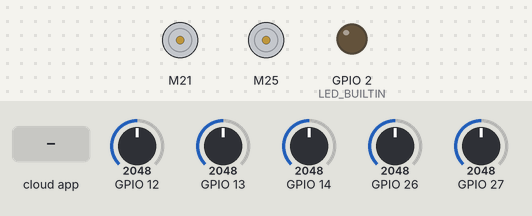
Bench run of a sketch on a simulated ESP32. Shown: 2 × DC motor (green arrow = forward, orange = backward, longer = faster), output pins drawn as LEDs (lit = HIGH). Inputs (shaded band) come from the test bench; at power-on: GPIO 12 = 2048, GPIO 13 = 2048, GPIO 14 = 2048, GPIO 26 = 2048, GPIO 27 = 2048. WiFi joins after 1.5 s; servers stay silent unless stated; the Firebase database answers and starts empty; what the sketch prints to the serial monitor is not drawn.

Above: at 12.7 s.
12.8 s: the phone or cloud app sets onoff to 1
At 14.7 s:
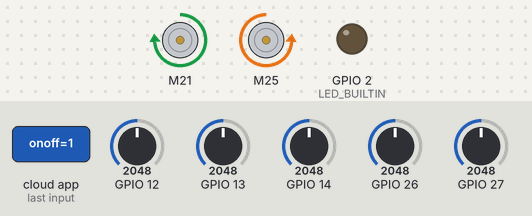
15.2 s: GPIO 12 set to 1032
16.7 s: GPIO 12 set to 954
At 17.9 s:
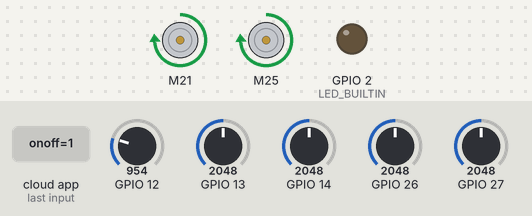
18.2 s: the phone or cloud app sets Kp to 25
At 20.5 s:
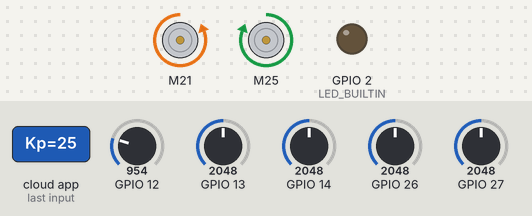
21.4 s: GPIO 13 set to 2471
23.6 s: GPIO 13 set to 2509
At 24.1 s:
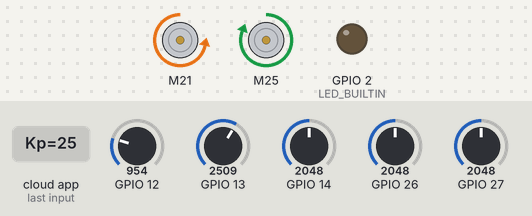
Timing chart, 0 to 26.1 s (numbered marks = the images above; inputs shaded):
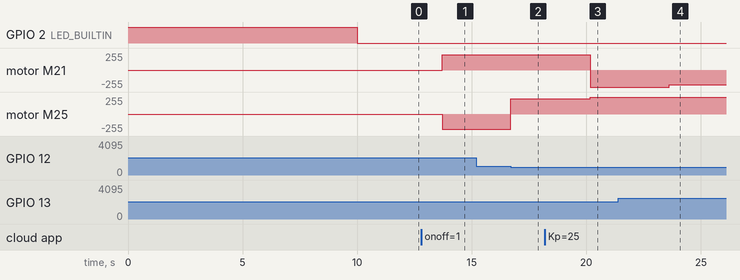

Measured:
- the behaviour switches between 1003 and 1002 on GPIO 12 (found by bisection; images 1 and 2)
- after the input at 12.8 s, motor M21: stopped → forward 230/255 after 0.91 s; motor M25: stopped → backward 230/255 after 0.91 s
- after the input at 15.2 s, every drawn part: stays the same
- after the input at 16.7 s, motor M25: backward 230/255 → forward 230/255 at once
- after the input at 18.2 s, motor M21: forward 230/255 → backward 255/255 after 2.0 s; motor M25: forward 230/255 → forward 255/255 after 2.0 s
- after the input at 21.4 s, every drawn part: stays the same
- after the input at 23.6 s, motor M21: backward 255/255 → backward 220/255 at once

The sketch:

robot_iot_eletronica_aplicada.ino
```cpp
#include <L298N.h>
#include <QTRSensors.h>
#include <WiFi.h>
#include <Firebase_ESP_Client.h>  // Biblioteca principal Firebase

// Definições dos motores
#define AIN1 21
#define BIN1 25
#define AIN2 22
#define BIN2 33
#define PWMA 23
#define PWMB 32

L298N motor1(PWMA, AIN1, AIN2);
L298N motor2(PWMB, BIN1, BIN2);

QTRSensors qtr;
const uint8_t SensorCount = 5;
uint16_t sensorValues[SensorCount];
int threshold[SensorCount];

// WiFi Credentials
const char* ssid = "SEU_SSID";
const char* password = "SUA_SENHA";

// Firebase project API key e URL do Realtime Database
#define API_KEY "SUA_API_KEY_FIREBASE"
#define DATABASE_URL "https://SEU_PROJETO.firebaseio.com/"

// Firebase objetos
FirebaseData fbdo;
FirebaseAuth auth;     // Mantém para possível autenticação, pode deixar vazio
FirebaseConfig config;

float Kp = 0;
float Ki = 0;
float Kd = 0;

uint8_t multiP = 1;
uint8_t multiI = 1;
uint8_t multiD = 1;

boolean onoff = false;

uint16_t position;
int P, D, I, previousError;
int lsp, rsp;
int lfspeed = 230;

void setup() {
  Serial.begin(115200);

  // Configurar sensores QTR
  qtr.setTypeAnalog();
  qtr.setSensorPins((const uint8_t[]){26, 27, 14, 12, 13}, SensorCount);

  pinMode(LED_BUILTIN, OUTPUT);
  digitalWrite(LED_BUILTIN, HIGH); // LED ligado para calibrar sensores

  // Calibração
  for (uint16_t i = 0; i < 400; i++) {
    qtr.calibrate();
  }
  digitalWrite(LED_BUILTIN, LOW);

  for (uint8_t i = 0; i < SensorCount; i++) {
    threshold[i] = (qtr.calibrationOn.minimum[i] + qtr.calibrationOn.maximum[i]) / 2;
    Serial.print(threshold[i]);
    Serial.print("  ");
  }
  Serial.println();

  // Conectar WiFi
  WiFi.begin(ssid, password);
  Serial.print("Conectando ao WiFi");
  while (WiFi.status() != WL_CONNECTED) {
    delay(500);
    Serial.print(".");
  }
  Serial.println(" Conectado!");

  // Configurar Firebase
  config.api_key = API_KEY;
  config.database_url = DATABASE_URL;

  Firebase.begin(&config, &auth);
  Firebase.reconnectWiFi(true);
}

void loop() {
  // Ler parâmetros do Firebase
  if (Firebase.RTDB.getFloat(&fbdo, "/PID/Kp")) {
    Kp = fbdo.floatData();
  } else {
    Serial.println("Erro ao ler Kp: " + fbdo.errorReason());
  }

  if (Firebase.RTDB.getInt(&fbdo, "/PID/multiP")) {
    multiP = fbdo.intData();
  }

  if (Firebase.RTDB.getFloat(&fbdo, "/PID/Ki")) {
    Ki = fbdo.floatData();
  }

  if (Firebase.RTDB.getInt(&fbdo, "/PID/multiI")) {
    multiI = fbdo.intData();
  }

  if (Firebase.RTDB.getFloat(&fbdo, "/PID/Kd")) {
    Kd = fbdo.floatData();
  }

  if (Firebase.RTDB.getInt(&fbdo, "/PID/multiD")) {
    multiD = fbdo.intData();
  }

  if (Firebase.RTDB.getBool(&fbdo, "/robot/onoff")) {
    onoff = fbdo.boolData();
  }

  if (onoff) {
    robot_control();
  } else {
    motor1.stop();
    motor2.stop();
  }

  delay(100); // Pequeno delay para evitar sobrecarga de leitura Firebase
}

void robot_control() {
  position = qtr.readLineBlack(sensorValues);
  int error = 2000 - position;

  // Caso o robô saia da linha, gira para corrigir
  while (sensorValues[0] >= 980 && sensorValues[1] >= 980 && sensorValues[2] >= 980 && sensorValues[3] >= 980 && sensorValues[4] >= 980) {
    if (previousError > 0) {
      motor_drive(-230, 230);
    } else {
      motor_drive(230, -230);
    }
    position = qtr.readLineBlack(sensorValues);
  }

  PID_Linefollow(error);
}

void PID_Linefollow(int error) {
  P = error;
  I = I + error;
  D = error - previousError;

  float Pvalue = (Kp / pow(10, multiP)) * P;
  float Ivalue = (Ki / pow(10, multiI)) * I;
  float Dvalue = (Kd / pow(10, multiD)) * D;

  float PIDvalue = Pvalue + Ivalue + Dvalue;
  previousError = error;

  lsp = lfspeed - PIDvalue;
  rsp = lfspeed + PIDvalue;

  lsp = constrain(lsp, -255, 255);
  rsp = constrain(rsp, -255, 255);

  motor_drive(lsp, rsp);
}

void motor_drive(int left, int right) {
  if (right > 0) {
    motor2.setSpeed(right);
    motor2.forward();
  } else {
    motor2.setSpeed(-right); // precisa do valor positivo para setSpeed
    motor2.backward();
  }

  if (left > 0) {
    motor1.setSpeed(left);
    motor1.forward();
  } else {
    motor1.setSpeed(-left);  // precisa do valor positivo para setSpeed
    motor1.backward();
  }
}
```
